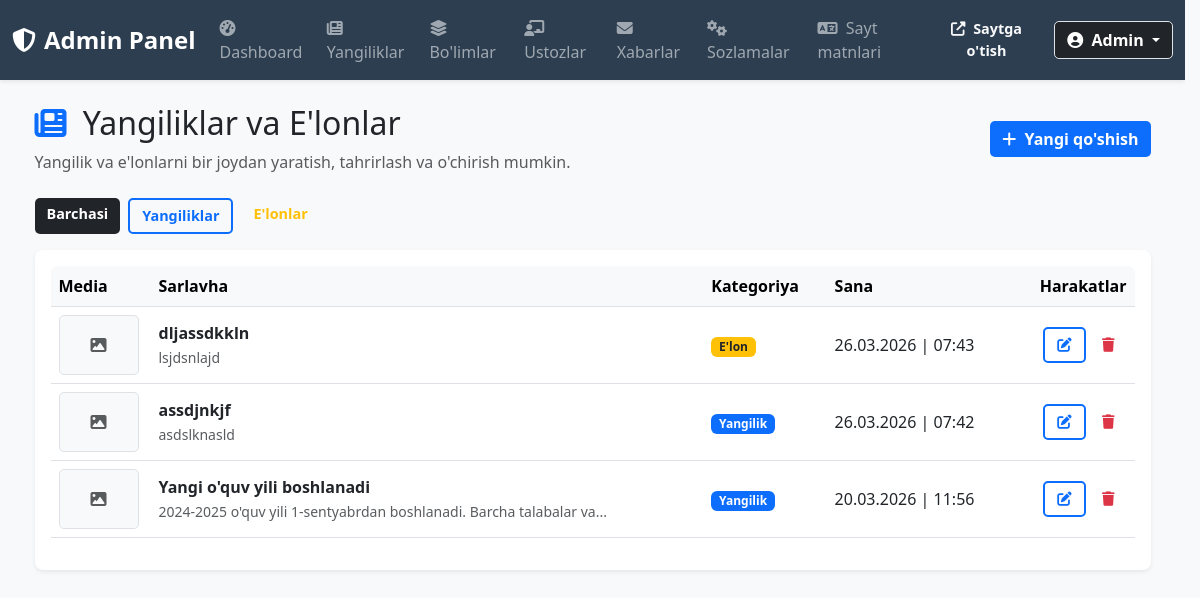
Screenshot of /admin/news (signed in) with the database file from the repository.
### py_school/app/models/models.py (models this page shows)
class News(Base):
    __tablename__ = "news"
    id = Column(Integer, primary_key=True, index=True)
    title_uz = Column(String(200), nullable=False)
    content_uz = Column(Text, nullable=False)
    title_en = Column(String(200), nullable=True)
    content_en = Column(Text, nullable=True)
    title_ru = Column(String(200), nullable=True)
    content_ru = Column(Text, nullable=True)
    image_path = Column(String, nullable=True)
    category_key = Column(String(50), default="school")
    created_date = Column(DateTime, default=datetime.utcnow)
    modified_date = Column(DateTime, nullable=True)

### py_school/app/routers/admin.py (the view)
@router.get("/news", response_class=HTMLResponse)
def admin_news_list(request: Request, kind: str = "all", admin_id: int = Depends(require_admin), db: Session = Depends(get_db)):
    query = db.query(News).order_by(desc(News.created_date))
    if kind == "news":
        query = query.filter(~News.category_key.in_(ANNOUNCEMENT_CATEGORIES))
    elif kind == "announcement":
        query = query.filter(News.category_key.in_(ANNOUNCEMENT_CATEGORIES))
    return templates.TemplateResponse(
        request=request,
        name="admin/news.html",
        context={"request": request, "items": query.all(), "kind": kind},
    )

### py_school/app/templates/admin/news.html (shortened to what this page needs)
{% extends "admin/base.html" %}
{% block content %}
<div class="d-flex justify-content-between align-items-center mb-4">
    <div>
        <h2><i class="fas fa-newspaper text-primary me-2"></i> Yangiliklar va E'lonlar</h2>
        <p class="text-muted mb-0">Yangilik va e'lonlarni bir joydan yaratish, tahrirlash va o'chirish mumkin.</p>
    </div>
    <button class="btn btn-primary" data-bs-toggle="modal" data-bs-target="#createModal">
        <i class="fas fa-plus me-1"></i> Yangi qo'shish
    </button>
</div>
<div class="d-flex gap-2 flex-wrap mb-3">
    <a href="/admin/news?kind=all" class="btn {% if kind == 'all' %}btn-dark{% else %}btn-outline-dark{% endif %} btn-sm">Barchasi</a>
    <a href="/admin/news?kind=news" class="btn {% if kind == 'news' %}btn-primary{% else %}btn-outline-primary{% endif %} btn-sm">Yangiliklar</a>
    <a href="/admin/news?kind=announcement" class="btn {% if kind == 'announcement' %}btn-warning{% else %}btn-outline-warning{% endif %} btn-sm">E'lonlar</a>
</div>
<div class="card shadow-sm border-0">
    <div class="card-body">
        <div class="table-responsive">
            <table class="table table-hover align-middle">
                <thead class="table-light">
                    <tr>
                        <th>Media</th>
                        <th>Sarlavha</th>
                        <th>Kategoriya</th>
                        <th>Sana</th>
                        <th class="text-end">Harakatlar</th>
                    </tr>
                </thead>
                <tbody>
                    {% for item in items %}
                    <tr id="item-{{ item.id }}">
                        <td style="width: 100px;">
                            {% if item.image_path %}
                                {% if item.image_path.endswith('.mp4') or item.image_path.endswith('.webm') %}
                                <video src="{{ item.image_path }}" class="img-thumbnail" style="height: 60px; width: 80px; object-fit: cover;"></video>
                                {% else %}
                                <img src="{{ item.image_path }}" class="img-thumbnail" style="height: 60px; width: 80px; object-fit: cover;">
                                {% endif %}
                            {% else %}
                                <div class="bg-light text-muted d-flex align-items-center justify-content-center img-thumbnail" style="height: 60px; width: 80px;">
                                    <i class="fas fa-image"></i>
                                </div>
                            {% endif %}
                        </td>
                        <td>
                            <div class="fw-semibold">{{ item.title_uz|truncate(55) }}</div>
                            <small class="text-muted">{{ item.content_uz|striptags|truncate(80) }}</small>
                        </td>
                        <td>
                            {% if item.category_key == 'announcement' %}
                            <span class="badge bg-warning text-dark">E'lon</span>
                            {% else %}
                            <span class="badge bg-primary">Yangilik</span>
                            {% endif %}
                        </td>
                        <td>{{ item.created_date.strftime('%d.%m.%Y | %H:%M') }}</td>
                        <td class="text-end">
                            <button type="button" class="btn btn-sm btn-outline-primary" data-bs-toggle="modal" data-bs-target="#editModal{{ item.id }}">
                                <i class="fas fa-edit"></i>
                            </button>
                            <form action="/admin/news/delete/{{ item.id }}" method="post" class="d-inline" onsubmit="return confirm('Rostdan ham o\\'chirmoqchimisiz?');">
                                <button type="submit" class="btn btn-sm btn-outline-danger"><i class="fas fa-trash"></i></button>
                            </form>
                        </td>
                    </tr>
                    {% endfor %}
                </tbody>
            </table>
        </div>
    </div>
</div>
{% endblock %}

### py_school/app/static/css/admin-style.css (style rules this page uses)
:root { --primary: #0d6efd; --success: #198754; --warning: #ffc107; --danger: #dc3545; --info: #0dcaf0; --light: #f8f9fa; --dark: #212529; }
html { scrollbar-gutter: stable; }
body { font-family: 'Segoe UI', Tahoma, Geneva, Verdana, sans-serif; background-color: #f5f7fa; overflow-y: scroll; }
.card { border: none; border-radius: 8px; box-shadow: 0 2px 8px rgba(0, 0, 0, 0.1); transition: box-shadow 0.2s ease, border-color 0.2s ease; }
.table { background-color: white; }
.table thead { background-color: #f5f7fa; }
.table-responsive { border-radius: 8px; }
.btn { border-radius: 5px; font-weight: 600; transition: background-color 0.2s ease, border-color 0.2s ease, color 0.2s ease, box-shadow 0.2s ease; border: none; }
.btn-primary { background-color: var(--primary); }
.btn-outline-primary { border: 2px solid var(--primary); color: var(--primary); }
.btn-sm { padding: 5px 12px; font-size: 0.9rem; }
.img-thumbnail { border-radius: 5px; padding: 5px; border: 1px solid #dee2e6; }

### rows the page displays
News: title_uz "dljassdkkln", content_uz "lsjdsnlajd", category_key "E'lon", created_date "26.03.2026 | 07:43"
News: title_uz "assdjnkjf", content_uz "asdslknasld", category_key "Yangilik", created_date "26.03.2026 | 07:42"
News: title_uz "Yangi o'quv yili boshlanadi", content_uz "2024-2025 o'quv yili 1-sentyabrdan boshlanadi. Barcha talabalar va...", category_key "Yangilik", created_date "20.03.2026 | 11:56"
